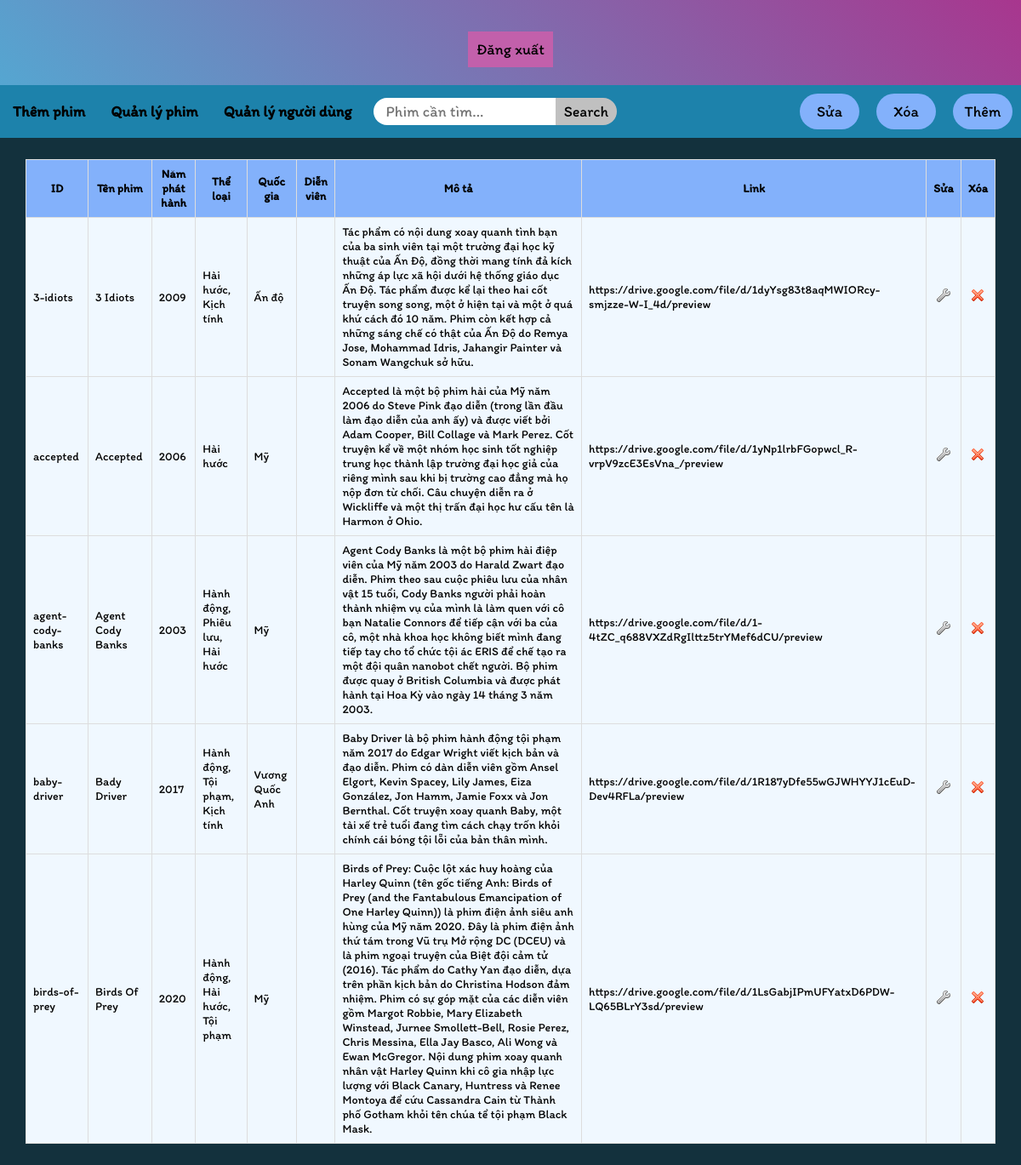
/ADMIN_Film.php, run on the app's committed database.
### tables this page shows
CREATE TABLE `phim` (
  `maphim` varchar(200) NOT NULL,
  `tenphim` varchar(200) DEFAULT NULL,
  `namphathanh` int(11) DEFAULT NULL,
  `theloai` varchar(200) DEFAULT NULL,
  `quocgia` varchar(50) DEFAULT NULL,
  `dienvien` varchar(200) DEFAULT NULL,
  `mota` text,
  `link` text,
  `luotxem` int(11) DEFAULT '0'
);

### HTML/ADMIN_Film.php (the view, shortened to what this page needs)
<!DOCTYPE html>
<html lang="en">
    <head>
        <link rel="stylesheet" href="../Style/indexStyle.css" />
		<link rel="stylesheet" href="../Style/ADMIN_Film.css"/>
    </head>
    <body>
        <header>
            <div class="top">
                <a href="index.php">
                    <input type = "button" value = "Đăng xuất" class = "btnDangXuat"/>
                </a>
            </div>
            <div class="topnav">
                <ul class="nav">
                    <li><a href="ADMIN_ThemPhim.php">Thêm phim</a></li>
                    <li><a href="ADMIN_Film.php">Quản lý phim</a></li>
                    <li><a href="ADMIN_User.php">Quản lý người dùng</a></li>
                </ul>
                <div class="fSearch">
                    <form action="" method="post" class="fSearch">
                        <input
                            type="text"
                            class="textSearch"
                            name="ADMIN_textSearch"
                            placeholder="Phim cần tìm..."
                            />
                        <input type="submit" value="Search" />
                    </form>
                </div>
                <div>
                    <input type="button" value="Thêm" class = "btnThem"/>
                    <input type="button" value="Xóa" class = "btnXoa"/>
                    <input type="button" value="Sửa" class = "btnSua"/>
                </div>
            </div>
        </header>
        <div class="container">
                        <table class="table_manager">
                            <tr class="header">
                                <td>ID</td>
                                <td>Tên phim</td>
                                <td>Năm phát hành</td>
                                <td>Thể loại</td>
                                <td>Quốc gia</td>
                                <td>Diễn viên</td>
                                <td>Mô tả</td>
                                <td>Link</td>
                                <td>Sửa</td>
                                <td>Xóa</td>
                            </tr>
                            <?php
                                require_once "../PHP/connect.php";
                                $query = "SELECT * FROM phim";
                                $danhsach = $connect->query($query);
                                foreach ($danhsach as $row){
                                    echo "<tr>
                                        <td class='id dataFilm'>
                                            {$row['maphim']}
                                        </td>
                                        <td class='name dataFilm'>
                                            {$row['tenphim']}
                                        </td>
                                        <td class='year dataFilm'>
                                            {$row['namphathanh']}
                                        </td>
                                        <td class='type dataFilm'>
                                            {$row['theloai']}
                                        </td>
                                        <td class='country dataFilm'>
                                            {$row['quocgia']}
                                        </td>
                                        <td class='actors dataFilm'>
                                            {$row['dienvien']}
                                        </td>
                                        <td class='description dataFilm'>
                                            {$row['mota']}
                                        </td>
                                        <td class='link dataFilm'>
                                            {$row['link']}
                                        </td>
                                        <td align='center'>
                                            <a href='ADMIN_ThemPhim.php?id={$row['maphim']}'>
                                                <img src='../Assets/Images/icon/edit.png' alt='edit'>
                                            </a>
                                        </td>
                                        <td align='center'>
                                            <a href='ADMIN_XoaPhim.php?id={$row['maphim']}'>
                                                <img src='../Assets/Images/icon/delete.png' alt='delete'>
                                            </a>
                                        </td>
                                    </tr>";
                                }
                            ?>
                        </table>
        </div>
    </body>
</html>

### Style/indexStyle.css (style rules this page uses)
* { padding: 0; margin: 0; font-family: Itim; font-size: 18px; }
.top { width: 100%; height: 100px; display: flex; align-items: center; justify-content: center; text-align: center; color: yellow; font-size: 70px; text-shadow: 3px 3px 3px black; background-image: linear-gradient(45deg, #55a6d1, #a8368e); }
div.topnav { background-color: var(--dark-blue); overflow: hidden; }
ul { list-style: none; }
ul.nav li { float: left; padding: 20px 15px; }
ul.nav li a { text-decoration: none; color: black; text-align: center; font-weight: bold; }
div.fSearch form { display: block; float: left; }
input { padding: 5px 0; margin-top: 15px; border: none; outline: none; }
form.fSearch input[type="text"] { width: 200px; margin-left: 10px; border-top-left-radius: 50px; border-bottom-left-radius: 50px; padding-left: 15px; }
form.fSearch input[type="submit"] { cursor: pointer; padding: 5px 10px; border-top-right-radius: 50px; border-bottom-right-radius: 50px; margin-left: -5px; background-color: silver; }
.container { background-color: var(--color-background); padding-top: 25px; overflow: hidden; padding-bottom: 25px; }

### Style/ADMIN_Film.css (style rules this page uses)
.btnDangXuat { padding: 10px; background-color: #c260ab; }
.btnThem { padding: 10px; width: 70px; border-radius: 30px; background-color: #83b1fb; margin-top: 10px; margin-right: 10px; float: right; }
.btnXoa { padding: 10px; width: 70px; border-radius: 30px; background-color: #83b1fb; margin-top: 10px; margin-right: 20px; float: right; }
.btnSua { padding: 10px; width: 70px; border-radius: 30px; background-color: #83b1fb; margin-top: 10px; margin-right: 20px; float: right; }
.table_manager { border-collapse: collapse; width: 95%; margin: auto; background-color: aliceblue; }
tr.header { background-color: #83b1fb; font-weight: bold; font-size: 30px; }
.table_manager td { border: 1px solid #ddd; padding: 8px; text-align: left; font-size: 14px; text-align: center; }
.table_manager td.dataFilm { text-align: left; }
td.description { text-align: justify; }

### Style/variable.css (style rules this page uses)
:root { --color-background: #13313d; --dark-blue: #1d82ab; --button-color: #ccb26b; }

### data on the page
phim: maphim "3-idiots", tenphim "3 Idiots", namphathanh "2009", theloai "Hài hước, Kịch tính", quocgia "Ấn độ", mota "Tác phẩm có nội dung xoay quanh tình bạn của ba sinh viên tại một trường đại học kỹ thuật của Ấn Độ, đồng thời mang tính đả kích những áp lực xã hội dưới hệ thống giáo dục Ấn Độ. Tác phẩm được kể lại theo hai cốt truyện song song, một ở hiện tại và một ở quá khứ cách đó 10 năm. Phim còn kết hợp cả những sáng chế có thật của Ấn Độ do Remya Jose, Mohammad Idris, Jahangir Painter và Sonam Wangchuk sở hữu.", link "https://drive.google.com/file/d/1dyYsg83t8aqMWIORcy-smjzze-W-I_4d/preview"
phim: maphim "accepted", tenphim "Accepted", namphathanh "2006", theloai "Hài hước", quocgia "Mỹ", mota "Accepted là một bộ phim hài của Mỹ năm 2006 do Steve Pink đạo diễn (trong lần đầu làm đạo diễn của anh ấy) và được viết bởi Adam Cooper, Bill Collage và Mark Perez. Cốt truyện kể về một nhóm học sinh tốt nghiệp trung học thành lập trường đại học giả của riêng mình sau khi bị trường cao đẳng mà họ nộp đơn từ chối. Câu chuyện diễn ra ở Wickliffe và một thị trấn đại học hư cấu tên là Harmon ở Ohio.", link "https://drive.google.com/file/d/1yNp1lrbFGopwcl_R-vrpV9zcE3EsVna_/preview"
phim: maphim "agent-cody-banks", tenphim "Agent Cody Banks", namphathanh "2003", theloai "Hành động, Phiêu lưu, Hài hước", quocgia "Mỹ", mota "Agent Cody Banks là một bộ phim hài điệp viên của Mỹ năm 2003 do Harald Zwart đạo diễn. Phim theo sau cuộc phiêu lưu của nhân vật 15 tuổi, Cody Banks người phải hoàn thành nhiệm vụ của mình là làm quen với cô bạn Natalie Connors để tiếp cận với ba của cô, một nhà khoa học không biết mình đang tiếp tay cho tổ chức tội ác ERIS để chế tạo ra một đội quân nanobot chết người. Bộ phim được quay ở British Columbia và được phát hành tại Hoa Kỳ vào ngày 14 tháng 3 năm 2003.", link "https://drive.google.com/file/d/1-4tZC_q688VXZdRgIlttz5trYMef6dCU/preview"
phim: maphim "baby-driver", tenphim "Bady Driver", namphathanh "2017", theloai "Hành động, Tội phạm, Kịch tính", quocgia "Vương Quốc Anh", mota "Baby Driver là bộ phim hành động tội phạm năm 2017 do Edgar Wright viết kịch bản và đạo diễn. Phim có dàn diễn viên gồm Ansel Elgort, Kevin Spacey, Lily James, Eiza González, Jon Hamm, Jamie Foxx và Jon Bernthal. Cốt truyện xoay quanh Baby, một tài xế trẻ tuổi đang tìm cách chạy trốn khỏi chính cái bóng tội lỗi của bản thân mình.", link "https://drive.google.com/file/d/1R187yDfe55wGJWHYYJ1cEuD-Dev4RFLa/preview"
phim: maphim "birds-of-prey", tenphim "Birds Of Prey", namphathanh "2020", theloai "Hành động, Hài hước, Tội phạm", quocgia "Mỹ", mota "Birds of Prey: Cuộc lột xác huy hoàng của Harley Quinn (tên gốc tiếng Anh: Birds of Prey (and the Fantabulous Emancipation of One Harley Quinn)) là phim điện ảnh siêu anh hùng của Mỹ năm 2020. Đây là phim điện ảnh thứ tám trong Vũ trụ Mở rộng DC (DCEU) và là phim ngoại truyện của Biệt đội cảm tử (2016). Tác phẩm do Cathy Yan đạo diễn, dựa trên phần kịch bản do Christina Hodson đảm nhiệm. Phim có sự góp mặt của các diễn viên gồm Margot Robbie, Mary Elizabeth Winstead, Jurnee Smollett-Bell, Rosie Perez, Chris Messina, Ella Jay Basco, Ali Wong và Ewan McGregor. Nội dung phim xoay quanh nhân vật Harley Quinn khi cô gia nhập lực lượng với Black Canary, Huntress và Renee Montoya để cứu Cassandra…", link "https://drive.google.com/file/d/1LsGabjIPmUFYatxD6PDW-LQ65BLrY3sd/preview"
